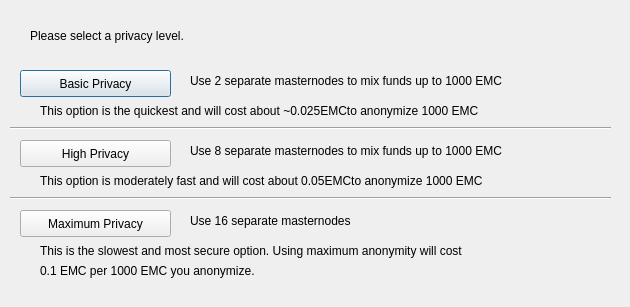
<?xml version="1.0" encoding="UTF-8"?>
<ui version="4.0">
 <class>DarksendConfig</class>
 <widget class="QDialog" name="DarksendConfig">
  <property name="geometry">
   <rect>
    <x>0</x>
    <y>0</y>
    <width>630</width>
    <height>307</height>
   </rect>
  </property>
  <property name="windowTitle">
   <string>Configure Darksend</string>
  </property>
  <widget class="QPushButton" name="buttonBasic">
   <property name="geometry">
    <rect>
     <x>20</x>
     <y>70</y>
     <width>151</width>
     <height>27</height>
    </rect>
   </property>
   <property name="text">
    <string>Basic Privacy</string>
   </property>
  </widget>
  <widget class="QPushButton" name="buttonHigh">
   <property name="geometry">
    <rect>
     <x>20</x>
     <y>140</y>
     <width>151</width>
     <height>27</height>
    </rect>
   </property>
   <property name="text">
    <string>High Privacy</string>
   </property>
  </widget>
  <widget class="QPushButton" name="buttonMax">
   <property name="geometry">
    <rect>
     <x>20</x>
     <y>210</y>
     <width>151</width>
     <height>27</height>
    </rect>
   </property>
   <property name="text">
    <string>Maximum Privacy</string>
   </property>
  </widget>
  <widget class="QLabel" name="label">
   <property name="geometry">
    <rect>
     <x>30</x>
     <y>20</y>
     <width>571</width>
     <height>31</height>
    </rect>
   </property>
   <property name="text">
    <string>Please select a privacy level.</string>
   </property>
  </widget>
  <widget class="QLabel" name="label_2">
   <property name="geometry">
    <rect>
     <x>190</x>
     <y>70</y>
     <width>421</width>
     <height>21</height>
    </rect>
   </property>
   <property name="text">
    <string>Use 2 separate masternodes to mix funds up to 1000 EMC</string>
   </property>
  </widget>
  <widget class="QLabel" name="label_3">
   <property name="geometry">
    <rect>
     <x>190</x>
     <y>140</y>
     <width>411</width>
     <height>21</height>
    </rect>
   </property>
   <property name="text">
    <string>Use 8 separate masternodes to mix funds up to 1000 EMC</string>
   </property>
  </widget>
  <widget class="QLabel" name="label_4">
   <property name="geometry">
    <rect>
     <x>190</x>
     <y>210</y>
     <width>421</width>
     <height>21</height>
    </rect>
   </property>
   <property name="text">
    <string>Use 16 separate masternodes</string>
   </property>
  </widget>
  <widget class="QLabel" name="label_6">
   <property name="geometry">
    <rect>
     <x>40</x>
     <y>100</y>
     <width>561</width>
     <height>21</height>
    </rect>
   </property>
   <property name="text">
    <string>This option is the quickest and will cost about ~0.025EMCto anonymize 1000 EMC</string>
   </property>
  </widget>
  <widget class="QLabel" name="label_7">
   <property name="geometry">
    <rect>
     <x>40</x>
     <y>170</y>
     <width>561</width>
     <height>21</height>
    </rect>
   </property>
   <property name="text">
    <string>This option is moderately fast and will cost about 0.05EMCto anonymize 1000 EMC</string>
   </property>
  </widget>
  <widget class="QLabel" name="label_8">
   <property name="geometry">
    <rect>
     <x>40</x>
     <y>240</y>
     <width>561</width>
     <height>21</height>
    </rect>
   </property>
   <property name="text">
    <string>This is the slowest and most secure option. Using maximum anonymity will cost</string>
   </property>
  </widget>
  <widget class="QLabel" name="label_9">
   <property name="geometry">
    <rect>
     <x>40</x>
     <y>260</y>
     <width>561</width>
     <height>21</height>
    </rect>
   </property>
   <property name="text">
    <string>0.1 EMC per 1000 EMC you anonymize.</string>
   </property>
  </widget>
  <widget class="Line" name="line">
   <property name="geometry">
    <rect>
     <x>10</x>
     <y>120</y>
     <width>601</width>
     <height>16</height>
    </rect>
   </property>
   <property name="orientation">
    <enum>Qt::Horizontal</enum>
   </property>
  </widget>
  <widget class="Line" name="line_2">
   <property name="geometry">
    <rect>
     <x>10</x>
     <y>190</y>
     <width>601</width>
     <height>16</height>
    </rect>
   </property>
   <property name="orientation">
    <enum>Qt::Horizontal</enum>
   </property>
  </widget>
 </widget>
 <resources/>
 <connections/>
</ui>
